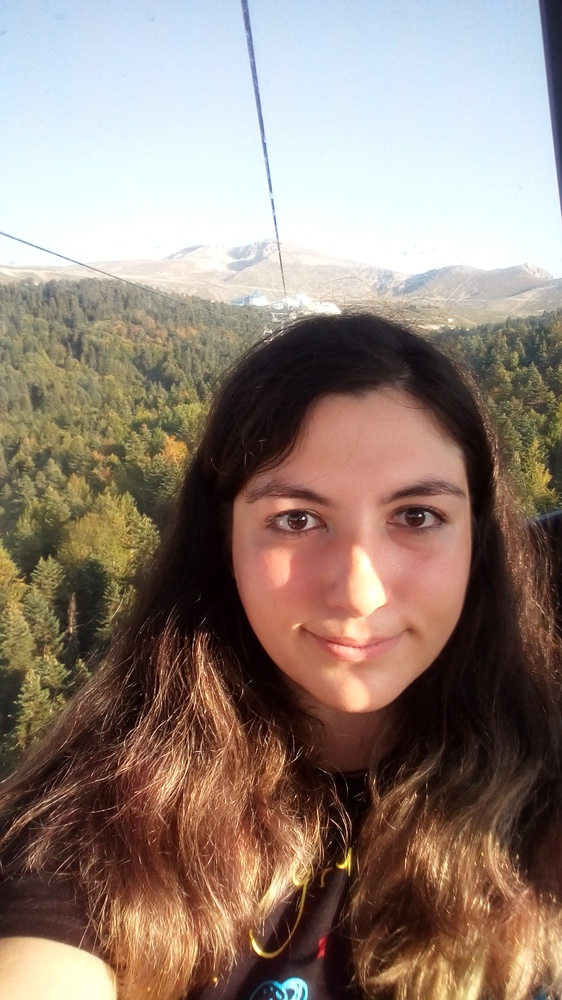
#> input picture BLG 453E Computer Vision/Homework 0/picture.JPG, 562 x 1000 px, shrunk from 1440 x 2560 before the run
$ python Hw0_Q3.py   (Python 2 division)
#> lines starting #> are read from the running program, lines starting #| are printed output that depends on the picture
import cv2

Iimage = cv2.imread('picture.JPG')
#> Iimage is the input picture: shape (1000, 562, 3); mean B, G, R 118.2, 128.8, 146.2

vertical = Iimage.copy()
horizontal = Iimage.copy()

temp = Iimage.copy()

(h,w)=Iimage.shape[:2]  #height and widt values of the image
#> h = 1000; w = 562

twoPieces = Iimage.copy()

twoPieces[0:h,0:w/2]=temp[0:h,w/2:w]   #two piece effect operations
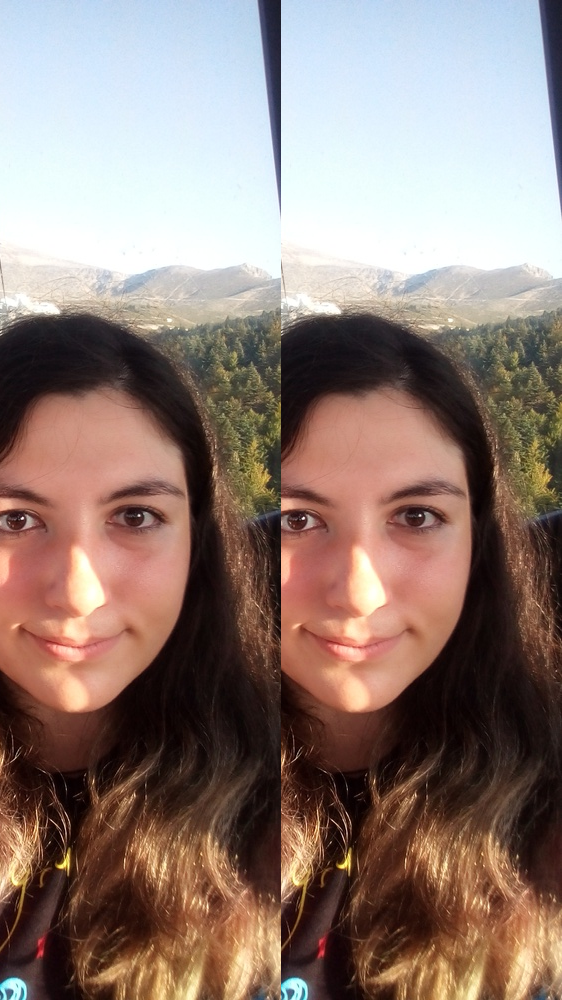
#> twoPieces: shape (1000, 562, 3); mean B, G, R 117.5, 125.2, 144.7
twoPieces[0:h,w/2:w]=temp[0:h,0:w/2]
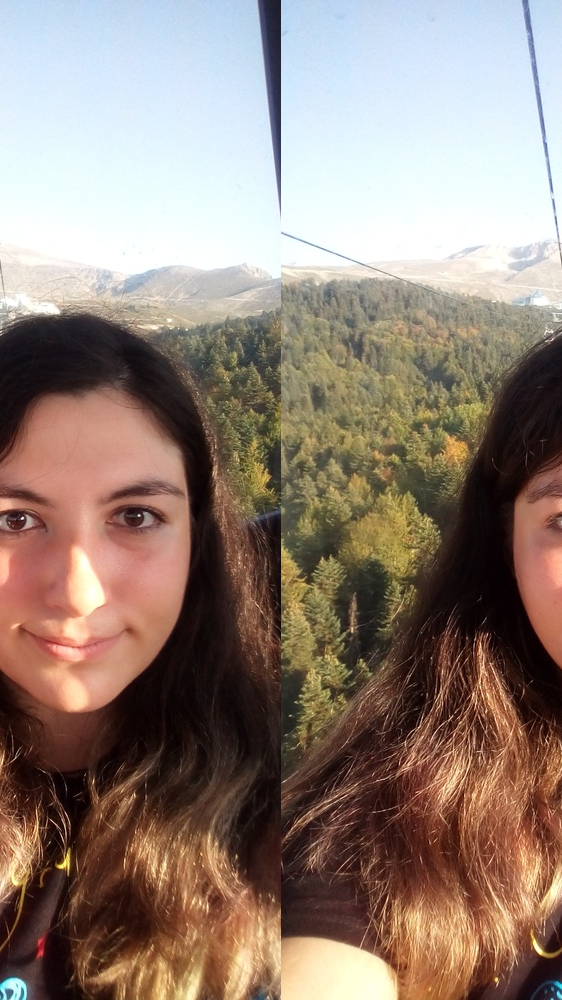
#> twoPieces: shape (1000, 562, 3); mean B, G, R 118.2, 128.8, 146.2

cv2.imwrite('Q3_TwoPieces.jpg', twoPieces)


fourPieces = Iimage.copy()

fourPieces[0:h/2,0:w]=twoPieces[h/2:h,0:w]   #four piece effect operations
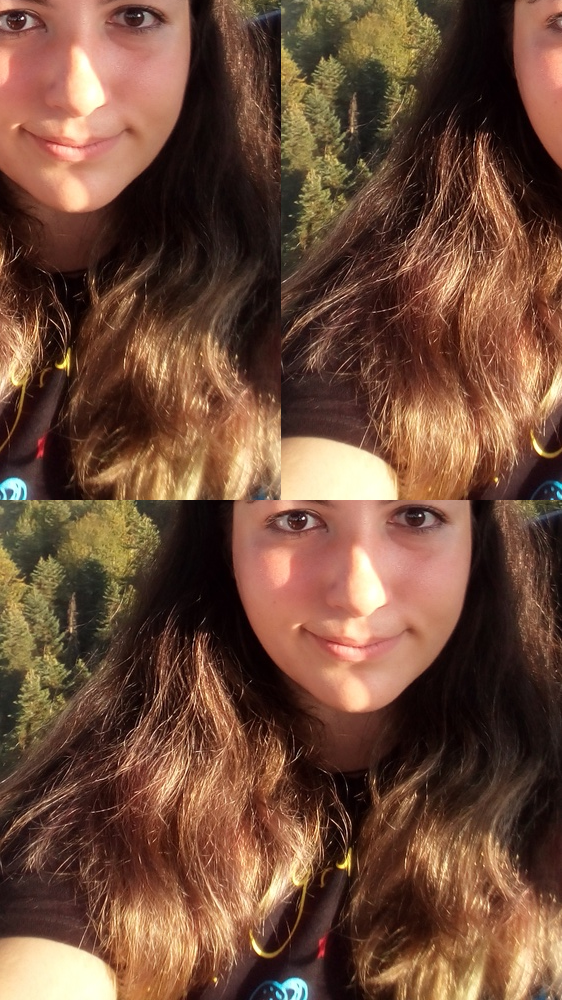
#> fourPieces: shape (1000, 562, 3); mean B, G, R 57.8, 76.7, 112.5
fourPieces[h/2:h,0:w]=twoPieces[0:h/2,0:w]
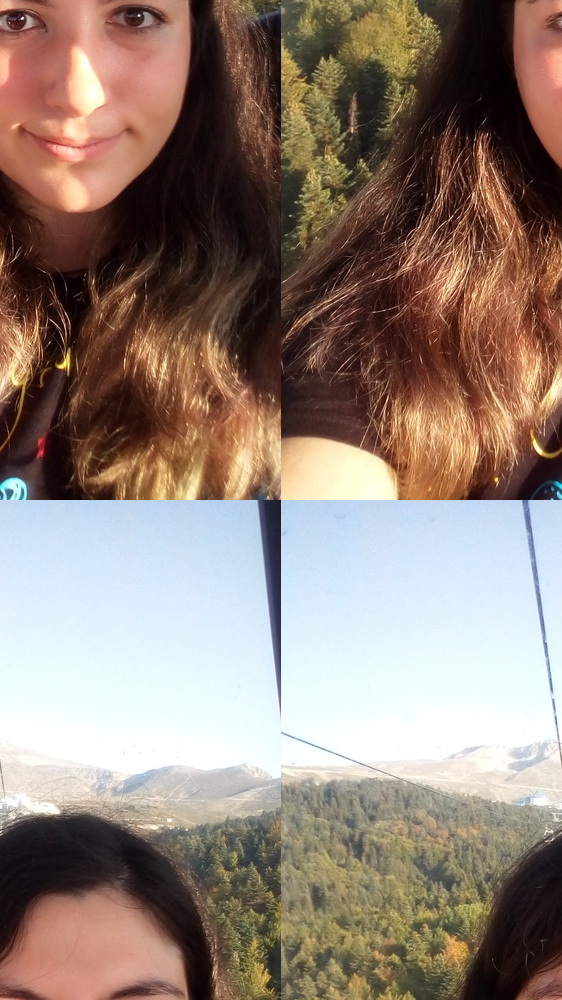
#> fourPieces: shape (1000, 562, 3); mean B, G, R 118.2, 128.8, 146.2

cv2.imwrite('Q3_FourPieces.jpg', fourPieces)


vertical= Iimage[:,::-1]  #vertical flip by reversing each row in Iimage
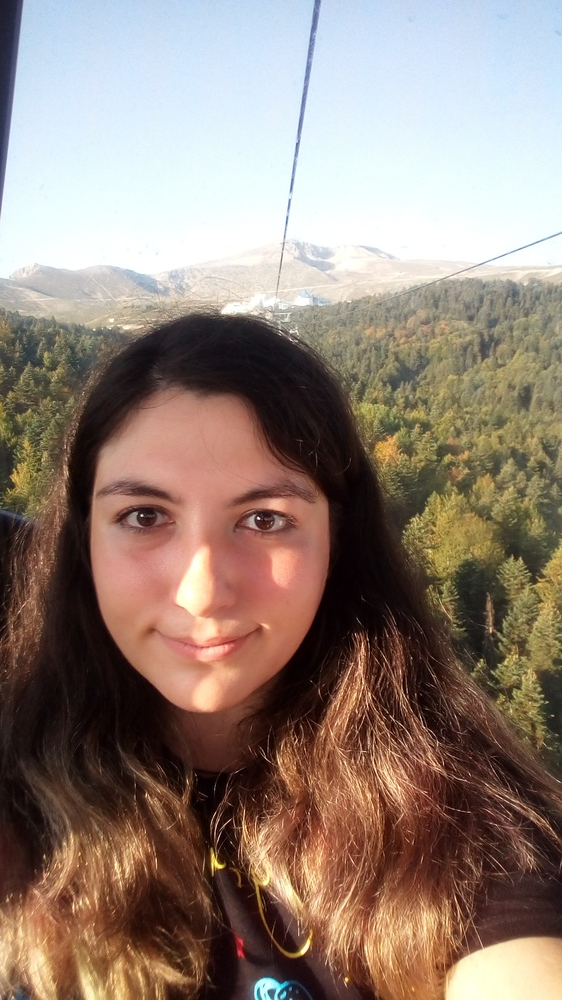
#> vertical: shape (1000, 562, 3); mean B, G, R 118.2, 128.8, 146.2


trans=Iimage.T
horizontal= trans[...,::-1].T   #horizontal flip effet by  transpose, reverse each row, transpose Iimage
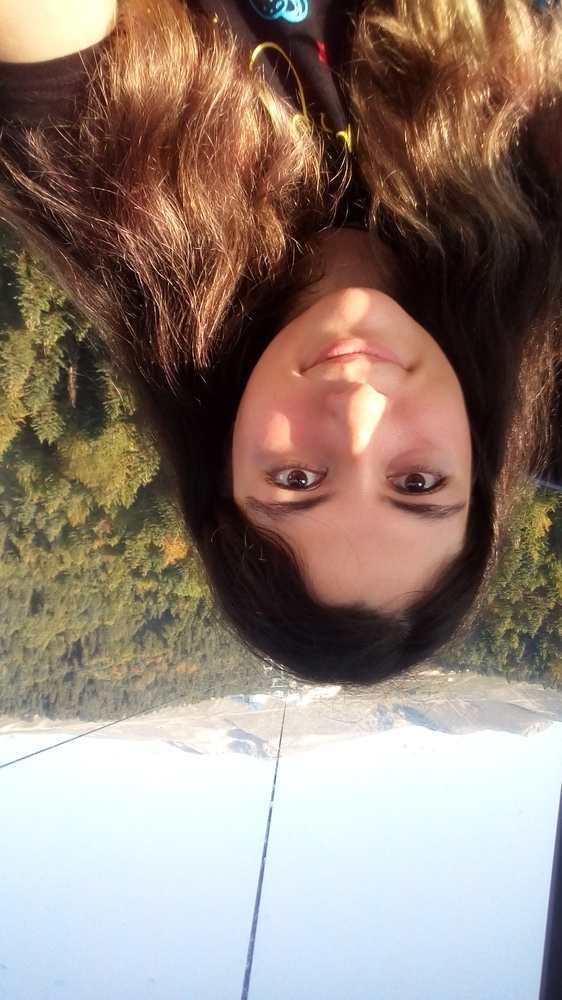
#> horizontal: shape (1000, 562, 3); mean of channels 0, 1, 2 118.2, 128.8, 146.2; drawn as B, G, R

cv2.imwrite('Q3_Vertical.jpg',vertical)
cv2.imwrite('Q3_Horizontal.jpg',horizontal)
